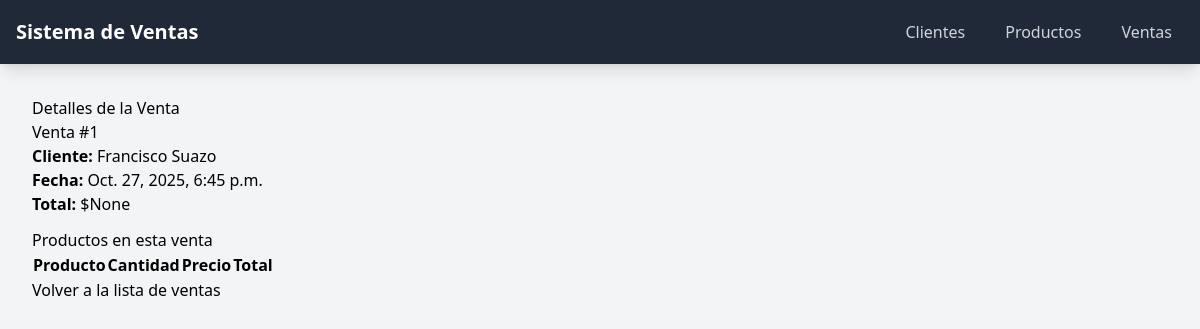
The app's page /ventas/1/detalles/ with its own data.
### ventas/models.py (models this page shows, shortened)
class Venta(models.Model):
    id = models.AutoField(primary_key=True)
    uuid = models.UUIDField(default=uuid.uuid4, editable=False, unique=True)
    fecha = models.DateTimeField(auto_now_add=True)
    total = models.DecimalField(max_digits=10, decimal_places=2, null=True, blank=True)
    created_at = models.DateTimeField(auto_now_add=True)
    modified_at = models.DateTimeField(auto_now=True)
    cliente = models.ForeignKey(Cliente, on_delete=models.CASCADE)

class Cliente(models.Model):
    id = models.AutoField(primary_key=True)
    uuid = models.UUIDField(default=uuid.uuid4, editable=False, unique=True)
    nombre = models.CharField(max_length=100)
    email = models.EmailField(unique=True)
    rut = models.CharField(max_length=12, unique=True)
    created_at = models.DateTimeField(auto_now_add=True)
    modified_at = models.DateTimeField(auto_now=True)
    def __str__(self):
        return self.nombre

### ventas/views.py (the view)
# urls.py: path('ventas/<int:venta_id>/detalles/', views.ver_detalles_venta, name='ver_detalles_venta'),
def ver_detalles_venta(request, venta_id):
    venta = get_object_or_404(Venta, pk=venta_id)
    detalles = venta.detalleventa_set.all()
    return render(request, 'ventas/ver_detalles_venta.html', {
        'venta': venta,
        'detalles': detalles
    })

### ventas/templates/ventas/ver_detalles_venta.html (shortened to what this page needs)
{% extends 'base.html' %}
{% block content %}
<h2>Detalles de la Venta</h2>
<div class="card mb-3">
    <div class="card-body">
        <h5 class="card-title">Venta #{{ venta.id }}</h5>
        <p class="card-text">
            <strong>Cliente:</strong> {{ venta.cliente }}<br>
            <strong>Fecha:</strong> {{ venta.fecha }}<br>
            <strong>Total:</strong> ${{ venta.total }}
        </p>
    </div>
</div>
<h3>Productos en esta venta</h3>
<table class="table">
    <thead>
        <tr>
            <th>Producto</th>
            <th>Cantidad</th>
            <th>Precio</th>
            <th>Total</th>
        </tr>
    </thead>
</table>
<a href="{% url 'listar_ventas' %}" class="btn btn-secondary">Volver a la lista de ventas</a>
{% endblock %}

### records on screen
Venta: id "1", cliente "Francisco Suazo", fecha "Oct. 27, 2025, 6:45 p.m.", total "None"
